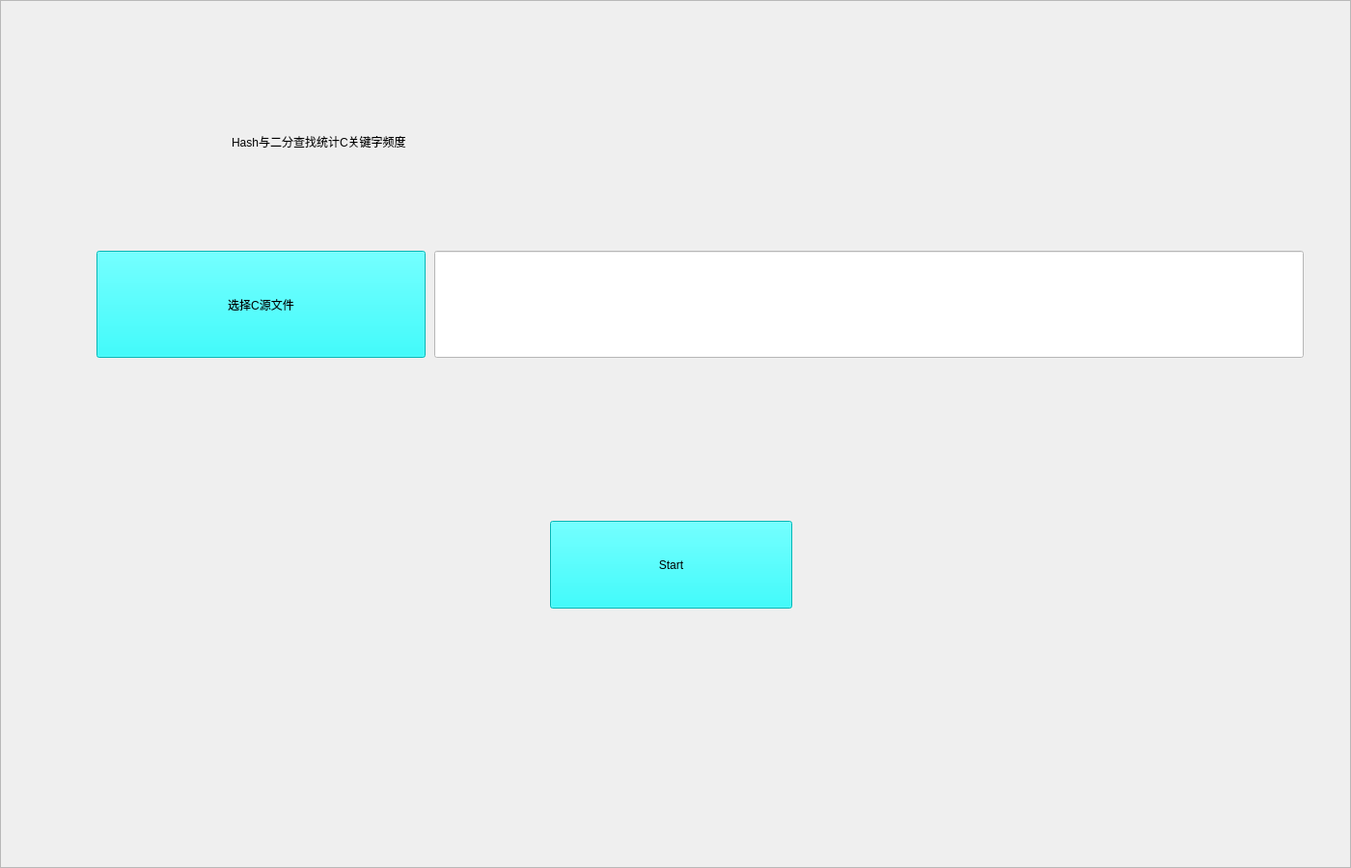
<?xml version="1.0" encoding="UTF-8"?>
<ui version="4.0">
 <class>Widget</class>
 <widget class="QWidget" name="Widget">
  <property name="geometry">
   <rect>
    <x>0</x>
    <y>0</y>
    <width>1400</width>
    <height>900</height>
   </rect>
  </property>
  <property name="windowTitle">
   <string>Widget</string>
  </property>
  <layout class="QVBoxLayout" name="verticalLayout_2">
   <property name="spacing">
    <number>0</number>
   </property>
   <property name="leftMargin">
    <number>0</number>
   </property>
   <property name="topMargin">
    <number>0</number>
   </property>
   <property name="rightMargin">
    <number>0</number>
   </property>
   <property name="bottomMargin">
    <number>0</number>
   </property>
   <item>
    <widget class="QFrame" name="frame">
     <property name="styleSheet">
      <string notr="true">#frame{border-image: url(:/images/0.png);}</string>
     </property>
     <property name="frameShape">
      <enum>QFrame::StyledPanel</enum>
     </property>
     <property name="frameShadow">
      <enum>QFrame::Raised</enum>
     </property>
     <widget class="QLabel" name="label">
      <property name="geometry">
       <rect>
        <x>240</x>
        <y>110</y>
        <width>951</width>
        <height>73</height>
       </rect>
      </property>
      <property name="styleSheet">
       <string notr="true">font: 32pt &quot;Comic Sans MS&quot;;
color: rgb(0, 0, 0);</string>
      </property>
      <property name="text">
       <string>Hash与二分查找统计C关键字频度</string>
      </property>
     </widget>
     <widget class="QPushButton" name="btn_select">
      <property name="geometry">
       <rect>
        <x>100</x>
        <y>260</y>
        <width>341</width>
        <height>111</height>
       </rect>
      </property>
      <property name="styleSheet">
       <string notr="true">font: 26pt &quot;Comic Sans MS&quot;;
background-color: rgb(0, 255, 255);
color: rgb(0, 0, 0);</string>
      </property>
      <property name="text">
       <string>选择C源文件</string>
      </property>
     </widget>
     <widget class="QPushButton" name="btn_start">
      <property name="geometry">
       <rect>
        <x>570</x>
        <y>540</y>
        <width>251</width>
        <height>91</height>
       </rect>
      </property>
      <property name="styleSheet">
       <string notr="true">font: 32pt &quot;Comic Sans MS&quot;;
background-color: rgb(0, 255, 255);
color: rgb(0, 0, 0);</string>
      </property>
      <property name="text">
       <string>Start</string>
      </property>
     </widget>
     <widget class="QLineEdit" name="lineEdit">
      <property name="geometry">
       <rect>
        <x>450</x>
        <y>260</y>
        <width>901</width>
        <height>111</height>
       </rect>
      </property>
      <property name="styleSheet">
       <string notr="true">background-color: rgb(255, 255, 255);
font: 18pt &quot;Comic Sans MS&quot;;</string>
      </property>
      <property name="text">
       <string/>
      </property>
     </widget>
    </widget>
   </item>
  </layout>
 </widget>
 <resources/>
 <connections/>
</ui>
